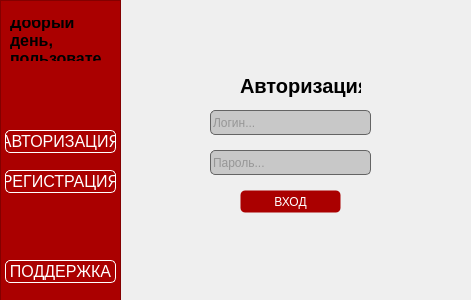
<?xml version="1.0" encoding="UTF-8"?>
<ui version="4.0">
 <class>Form</class>
 <widget class="QWidget" name="Form">
  <property name="geometry">
   <rect>
    <x>0</x>
    <y>0</y>
    <width>471</width>
    <height>300</height>
   </rect>
  </property>
  <property name="minimumSize">
   <size>
    <width>471</width>
    <height>300</height>
   </size>
  </property>
  <property name="maximumSize">
   <size>
    <width>471</width>
    <height>300</height>
   </size>
  </property>
  <property name="windowTitle">
   <string>Математический тренажер</string>
  </property>
  <property name="windowOpacity">
   <double>1.000000000000000</double>
  </property>
  <widget class="QFrame" name="frameRed">
   <property name="geometry">
    <rect>
     <x>0</x>
     <y>0</y>
     <width>121</width>
     <height>301</height>
    </rect>
   </property>
   <property name="styleSheet">
    <string notr="true">background-color: rgb(170, 0, 0);</string>
   </property>
   <property name="frameShape">
    <enum>QFrame::StyledPanel</enum>
   </property>
   <property name="frameShadow">
    <enum>QFrame::Raised</enum>
   </property>
   <widget class="QLabel" name="labelHelloUser">
    <property name="geometry">
     <rect>
      <x>10</x>
      <y>20</y>
      <width>91</width>
      <height>41</height>
     </rect>
    </property>
    <property name="font">
     <font>
      <pointsize>12</pointsize>
      <bold>true</bold>
     </font>
    </property>
    <property name="text">
     <string>Добрый день, пользователь</string>
    </property>
    <property name="scaledContents">
     <bool>false</bool>
    </property>
    <property name="wordWrap">
     <bool>true</bool>
    </property>
   </widget>
   <widget class="QPushButton" name="buttonAuthorization">
    <property name="geometry">
     <rect>
      <x>5</x>
      <y>130</y>
      <width>111</width>
      <height>23</height>
     </rect>
    </property>
    <property name="font">
     <font>
      <pointsize>12</pointsize>
     </font>
    </property>
    <property name="styleSheet">
     <string notr="true">color: white;
border: 1px solid white;
border-radius: 5px;
</string>
    </property>
    <property name="text">
     <string>АВТОРИЗАЦИЯ</string>
    </property>
   </widget>
   <widget class="QPushButton" name="buttonRegistration">
    <property name="geometry">
     <rect>
      <x>5</x>
      <y>170</y>
      <width>111</width>
      <height>23</height>
     </rect>
    </property>
    <property name="font">
     <font>
      <pointsize>12</pointsize>
     </font>
    </property>
    <property name="styleSheet">
     <string notr="true">color: white;
border: 1px solid white;
border-radius: 5px;
</string>
    </property>
    <property name="text">
     <string>РЕГИСТРАЦИЯ</string>
    </property>
   </widget>
   <widget class="QPushButton" name="buttonSupport">
    <property name="geometry">
     <rect>
      <x>5</x>
      <y>260</y>
      <width>111</width>
      <height>23</height>
     </rect>
    </property>
    <property name="font">
     <font>
      <pointsize>12</pointsize>
     </font>
    </property>
    <property name="styleSheet">
     <string notr="true">color: white;
border: 1px solid white;
border-radius: 5px;
</string>
    </property>
    <property name="text">
     <string>ПОДДЕРЖКА</string>
    </property>
    <property name="icon">
     <iconset>
      <normaloff>res/logo.png</normaloff>res/logo.png</iconset>
    </property>
   </widget>
  </widget>
  <widget class="QLabel" name="labelAuthorization">
   <property name="geometry">
    <rect>
     <x>240</x>
     <y>60</y>
     <width>121</width>
     <height>51</height>
    </rect>
   </property>
   <property name="font">
    <font>
     <pointsize>15</pointsize>
     <bold>true</bold>
    </font>
   </property>
   <property name="text">
    <string>Авторизация</string>
   </property>
   <property name="scaledContents">
    <bool>false</bool>
   </property>
   <property name="wordWrap">
    <bool>true</bool>
   </property>
  </widget>
  <widget class="QLineEdit" name="boxLogin">
   <property name="geometry">
    <rect>
     <x>210</x>
     <y>110</y>
     <width>161</width>
     <height>25</height>
    </rect>
   </property>
   <property name="autoFillBackground">
    <bool>false</bool>
   </property>
   <property name="styleSheet">
    <string notr="true">border: 1px solid rgb(100, 100, 100);
background-color: rgb(200, 200, 200);
border-radius: 5px;
color: rgb(100, 100, 100);</string>
   </property>
   <property name="inputMask">
    <string/>
   </property>
   <property name="text">
    <string/>
   </property>
   <property name="placeholderText">
    <string>Логин...</string>
   </property>
   <property name="clearButtonEnabled">
    <bool>false</bool>
   </property>
  </widget>
  <widget class="QLineEdit" name="boxPassword">
   <property name="geometry">
    <rect>
     <x>210</x>
     <y>150</y>
     <width>161</width>
     <height>25</height>
    </rect>
   </property>
   <property name="autoFillBackground">
    <bool>false</bool>
   </property>
   <property name="styleSheet">
    <string notr="true">border: 1px solid rgb(100, 100, 100);
background-color: rgb(200, 200, 200);
border-radius: 5px;
color: rgb(100, 100, 100);</string>
   </property>
   <property name="inputMask">
    <string/>
   </property>
   <property name="text">
    <string/>
   </property>
   <property name="placeholderText">
    <string>Пароль...</string>
   </property>
  </widget>
  <widget class="QPushButton" name="buttonEntry">
   <property name="geometry">
    <rect>
     <x>240</x>
     <y>190</y>
     <width>101</width>
     <height>23</height>
    </rect>
   </property>
   <property name="styleSheet">
    <string notr="true">color: white;
border: 1px solid transparent;
border-radius: 5px;
background-color: rgb(170, 0, 0)</string>
   </property>
   <property name="text">
    <string>ВХОД</string>
   </property>
  </widget>
  <widget class="QLabel" name="labelBackground">
   <property name="geometry">
    <rect>
     <x>120</x>
     <y>-7</y>
     <width>351</width>
     <height>311</height>
    </rect>
   </property>
   <property name="text">
    <string/>
   </property>
   <property name="pixmap">
    <pixmap>res/background.png</pixmap>
   </property>
   <property name="scaledContents">
    <bool>true</bool>
   </property>
  </widget>
  <zorder>labelBackground</zorder>
  <zorder>frameRed</zorder>
  <zorder>boxLogin</zorder>
  <zorder>buttonEntry</zorder>
  <zorder>boxPassword</zorder>
  <zorder>labelAuthorization</zorder>
 </widget>
 <resources/>
 <connections/>
</ui>
